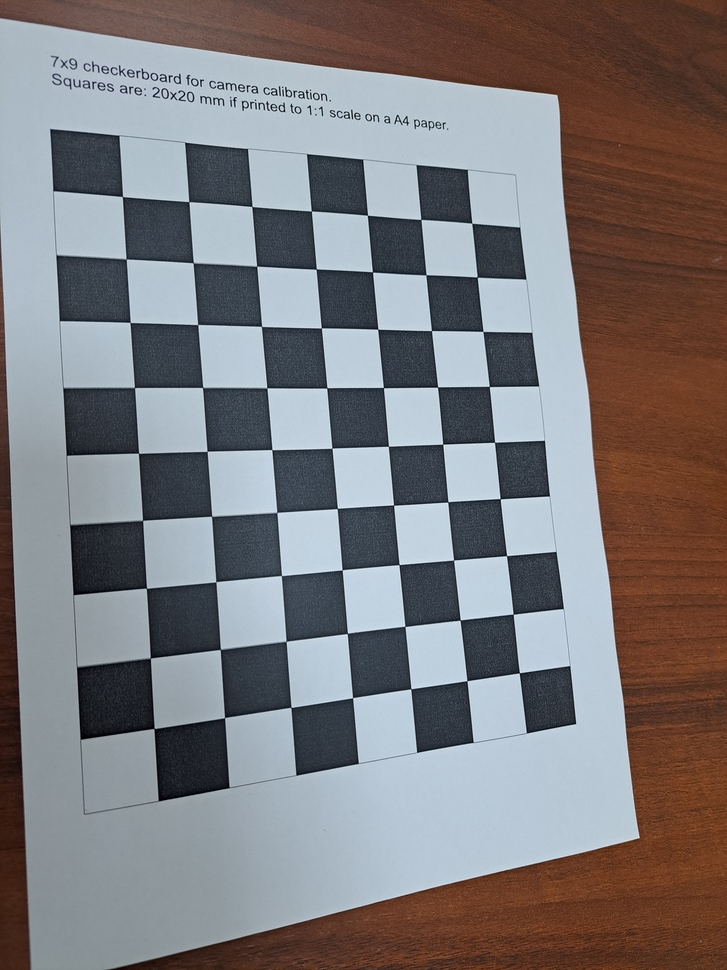
#> input picture Data/Calibration_images/20241202_124420.jpg, 727 x 970 px, shrunk from 3468 x 4624 before the run; its folder holds 3 pictures in this run
$ python CamerCalibration.py
#> lines starting #> are read from the running program, lines starting #| are printed output that depends on the picture
import numpy as np
import cv2
import glob
import pickle
import os
from datetime import datetime

def calibrate_camera_advanced(images_path, chessboard_size=(7,9), square_size=20.0, save_path=None):
    """
    Perform camera calibration similar to Agisoft Metashape.
    Returns calibration data for ADAS system.
    """
#> called with chessboard_size = (7, 9), square_size = 20, save_path = 'calibration_advanced.pkl'
    # Prepare object points
    objp = np.zeros((chessboard_size[0]*chessboard_size[1], 3), np.float32)
    objp[:,:2] = np.mgrid[0:chessboard_size[0], 0:chessboard_size[1]].T.reshape(-1,2)
    objp *= square_size

    objpoints = []  # 3D points
    imgpoints = []  # 2D points

    # Get list of images
    images = glob.glob(images_path)
    print(f"Found {len(images)} images matching pattern: {images_path}")

    if not images:
        print("No images found. Please check the path.")
        return None

    for fname in images:
        img = cv2.imread(fname)
#> img is the input picture: shape (970, 727, 3); mean B, G, R 123.9, 121.7, 124.8
        if img is None:
            continue
        gray = cv2.cvtColor(img, cv2.COLOR_BGR2GRAY)
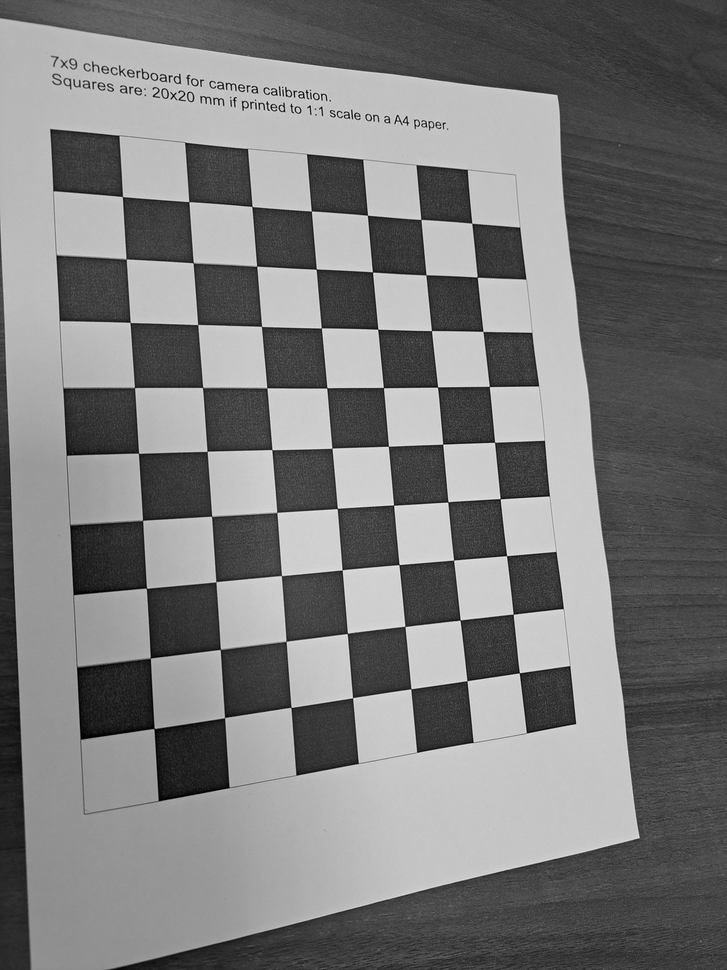
#> gray: shape (970, 727); min 0, max 243, mean 122.9
        ret, corners = cv2.findChessboardCorners(gray, chessboard_size, None)
#> ret = True; corners = 63 rows, first 8: [122.5, 196.5], [189.1, 201.6], [251.9, 206.5], [311.3, 211], [367.3, 215.1], [420.9, 219.3], [471.9, 223.1], [126, 259]
        if ret:
            objpoints.append(objp)
            # Refine corners to sub-pixel
            criteria = (cv2.TERM_CRITERIA_EPS + cv2.TERM_CRITERIA_MAX_ITER, 30, 0.001)
            corners2 = cv2.cornerSubPix(gray, corners, (11,11), (-1,-1), criteria)
#> corners2 = 63 rows, first 8: [122.4, 196.5], [188.8, 201.6], [251.9, 206.5], [311.3, 211], [367.4, 215.2], [420.8, 219.4], [471.7, 223.2], [126.1, 258.9]
            imgpoints.append(corners2)
            print(f"✓ Found chessboard in {os.path.basename(fname)}")
        else:
            print(f"✗ No chessboard in {os.path.basename(fname)}")
#> pass 2 of the loop in calibrate_camera_advanced, `for fname in images:`:
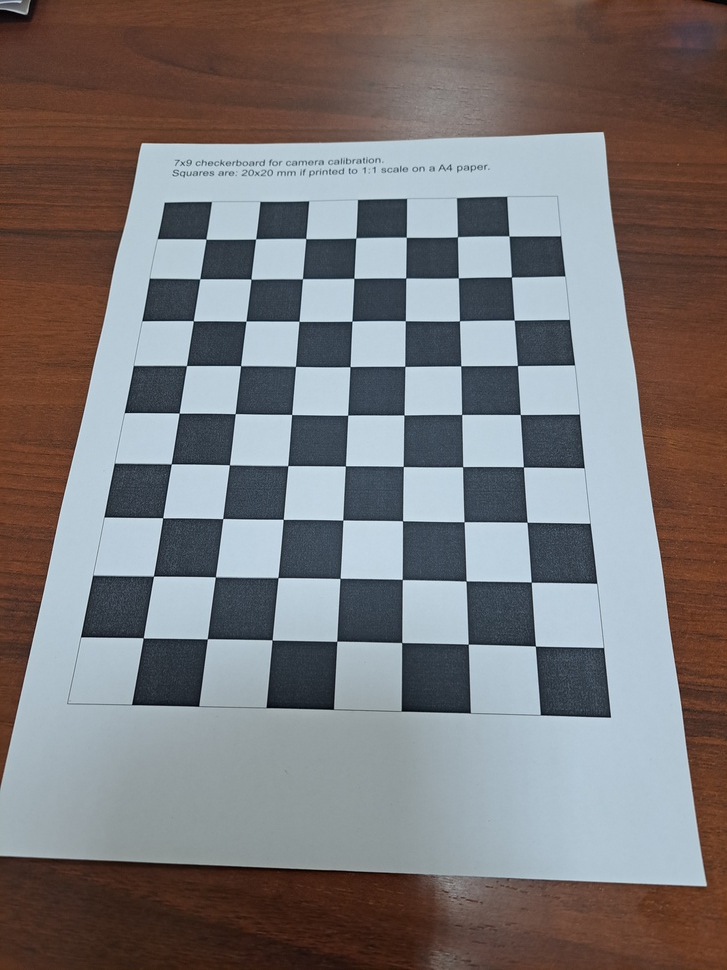
#> input picture Data/Calibration_images/20241202_124423.jpg, 727 x 970 px, shrunk from 3468 x 4624 before the run
#> in calibrate_camera_advanced, img is the input picture: shape (970, 727, 3); mean B, G, R 120, 119.1, 122.8
#> in calibrate_camera_advanced, `gray = cv2.cvtColor(img, cv2.COLOR_BGR2GRAY)`:
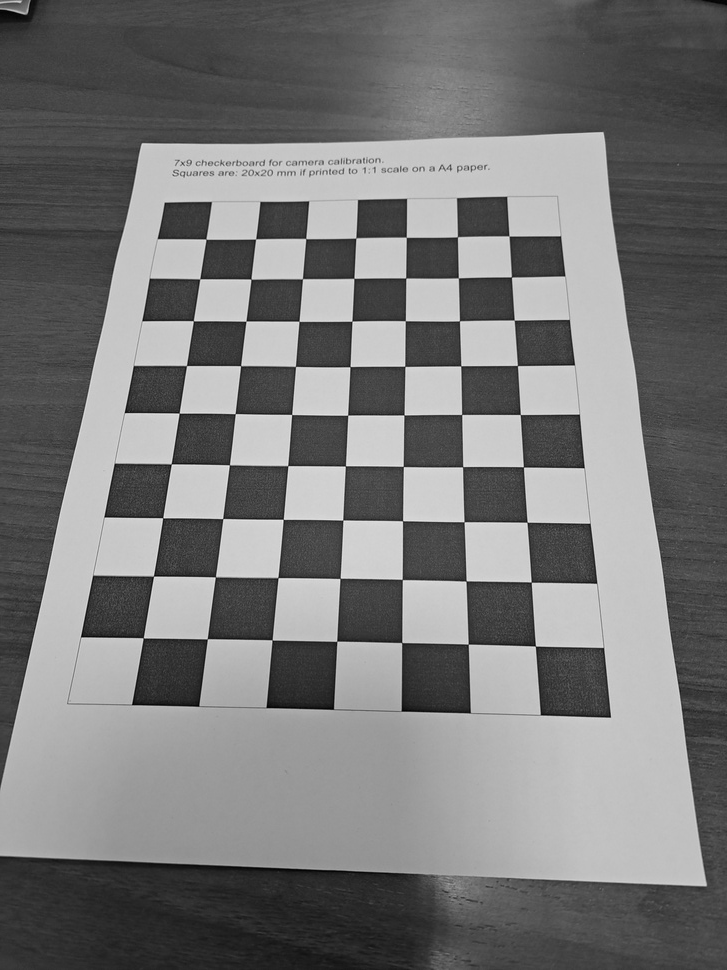
#> gray: shape (970, 727); min 1, max 242, mean 120.3
#> corners = 63 rows, first 8: [205.9, 239.1], [255.6, 238.9], [305.7, 238.5], [355.8, 238], [406.3, 237.3], [457.4, 236.7], [509, 236], [199.7, 278.8]
#> corners2 = 63 rows, first 8: [205.9, 239.2], [255.6, 238.9], [305.7, 238.5], [355.8, 237.9], [406.3, 237.3], [457.4, 236.7], [509, 235.9], [199.7, 278.8]
#> pass 3 of the loop in calibrate_camera_advanced, `for fname in images:`:
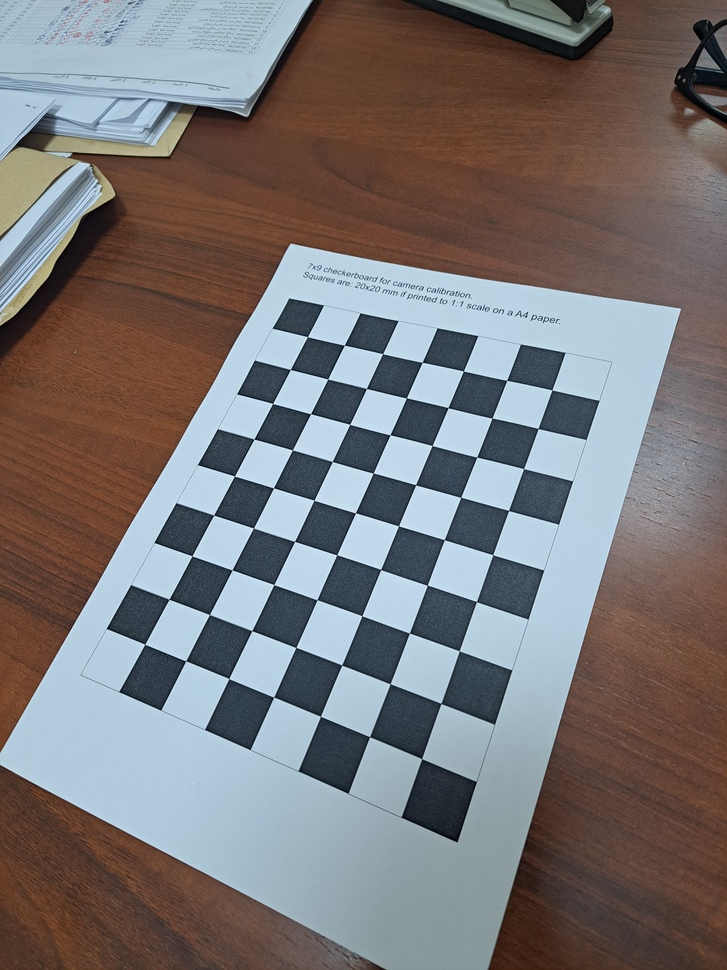
#> input picture Data/Calibration_images/20241202_124429.jpg, 727 x 970 px, shrunk from 3468 x 4624 before the run
#> in calibrate_camera_advanced, img is the input picture: shape (970, 727, 3); mean B, G, R 117.4, 116.8, 120.7
#> in calibrate_camera_advanced, `gray = cv2.cvtColor(img, cv2.COLOR_BGR2GRAY)`:
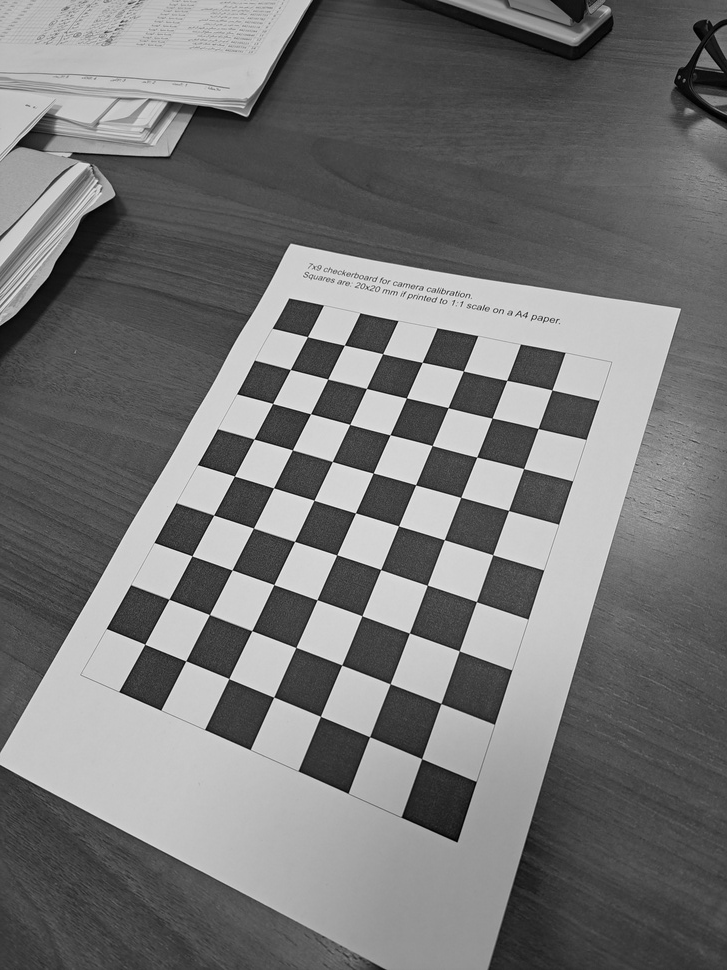
#> gray: shape (970, 727); min 0, max 248, mean 118
#> corners = 63 rows, first 8: [307.4, 336.7], [344.4, 345.2], [382.6, 353.7], [422.2, 362.3], [463.4, 371], [506.7, 380.4], [551.9, 389.9], [290.4, 369.5]
#> corners2 = 63 rows, first 8: [307.4, 336.7], [344.3, 345.2], [382.6, 353.7], [422.2, 362.4], [463.4, 371], [506.7, 380.4], [551.9, 389.9], [290.4, 369.5]

    if len(objpoints) < 5:
        print(f"Need at least 5 successful images, got {len(objpoints)}.")
        return None

    # Perform calibration with rational model (8 distortion coefficients)
    flags = cv2.CALIB_RATIONAL_MODEL
    ret, mtx, dist, rvecs, tvecs = cv2.calibrateCamera(
        objpoints, imgpoints, gray.shape[::-1], None, None, flags=flags)

    # Reprojection error
    mean_error = 0
    for i in range(len(objpoints)):
        imgpoints2, _ = cv2.projectPoints(objpoints[i], rvecs[i], tvecs[i], mtx, dist)
        error = cv2.norm(imgpoints[i], imgpoints2, cv2.NORM_L2) / len(imgpoints2)
        mean_error += error
    mean_error /= len(objpoints)

    fx = mtx[0,0]
    fy = mtx[1,1]
    cx = mtx[0,2]
    cy = mtx[1,2]

    # Distortion coefficients (up to 8)
    dc = dist.flatten()
    k1, k2, p1, p2, k3 = dc[:5]
    k4, k5, k6 = dc[5:8] if len(dc) >= 8 else (0,0,0)

    h, w = gray.shape
    fov_x = 2 * np.arctan(w/(2*fx)) * 180/np.pi
    fov_y = 2 * np.arctan(h/(2*fy)) * 180/np.pi

    calibration_data = {
        'camera_matrix': mtx,
        'distortion_coefficients': dist,
        'reprojection_error': mean_error,
        'image_size': (w, h),
        'successful_calibrations': len(objpoints),
        'total_images': len(images),
        'chessboard_size': chessboard_size,
        'square_size': square_size,
        'focal_length_x': fx,
        'focal_length_y': fy,
        'principal_point_x': cx,
        'principal_point_y': cy,
        'field_of_view_x': fov_x,
        'field_of_view_y': fov_y,
        'k1': k1, 'k2': k2, 'k3': k3, 'k4': k4, 'k5': k5, 'k6': k6,
        'p1': p1, 'p2': p2,
        'b1': p1 * 1000, 'b2': p2 * 1000,
        'calibration_date': datetime.now().strftime('%Y-%m-%d %H:%M:%S')
    }

    if save_path:
        with open(save_path, 'wb') as f:
            pickle.dump(calibration_data, f)
        print(f"Calibration saved to {save_path}")

    print(f"\nReprojection error: {mean_error:.3f} pixels")
    print(f"Focal length: {fx:.1f} x {fy:.1f} px")
    print(f"Principal point: ({cx:.1f}, {cy:.1f})")
    print(f"Field of view: {fov_x:.1f}° x {fov_y:.1f}°")
    return calibration_data


if __name__ == "__main__":
    # ----- CHANGE THIS PATH TO YOUR IMAGES FOLDER -----
    # Use raw string (r"...") to avoid escape issues.
    # Example: r"C:\Users\iaelk\OneDrive - Nejran University\ADAS\calibration_images\*.jpg"
    images_pattern = r"C:\Users\iaelk\OneDrive - Nejran University\ADAS\calibration_images\*.jpg"

    # Or use forward slashes (works on Windows too):
    # images_pattern = "C:/Users/iaelk/OneDrive - Nejran University/ADAS/calibration_images/*.jpg"

    data = calibrate_camera_advanced(
        images_pattern,
        chessboard_size=(7,9),
        square_size=20.0,
        save_path="calibration_advanced.pkl"
    )
